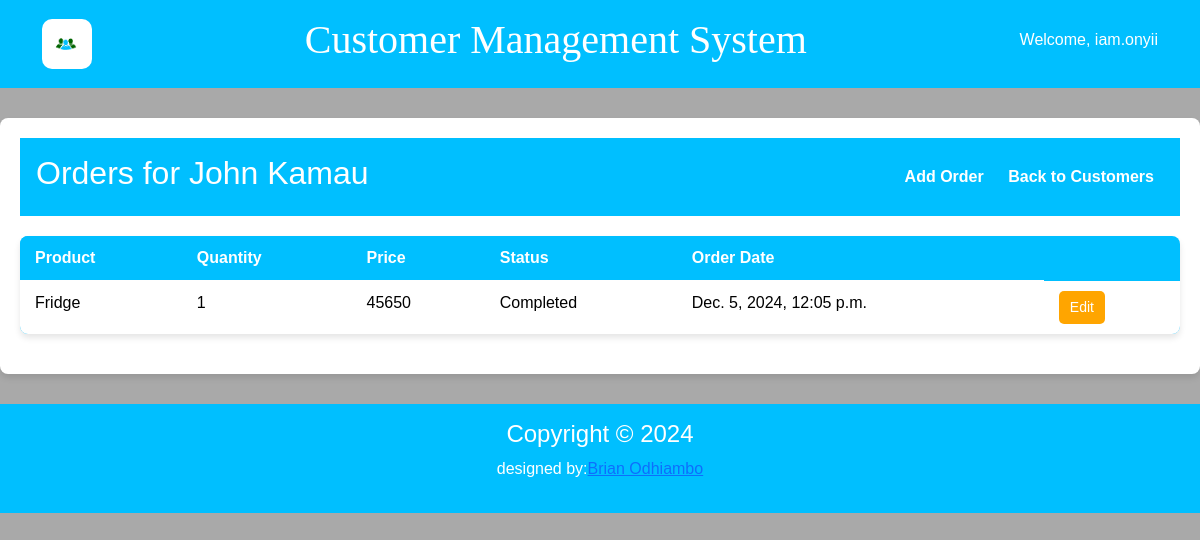
Before: /5/orders/ (signed in) with the older database file.
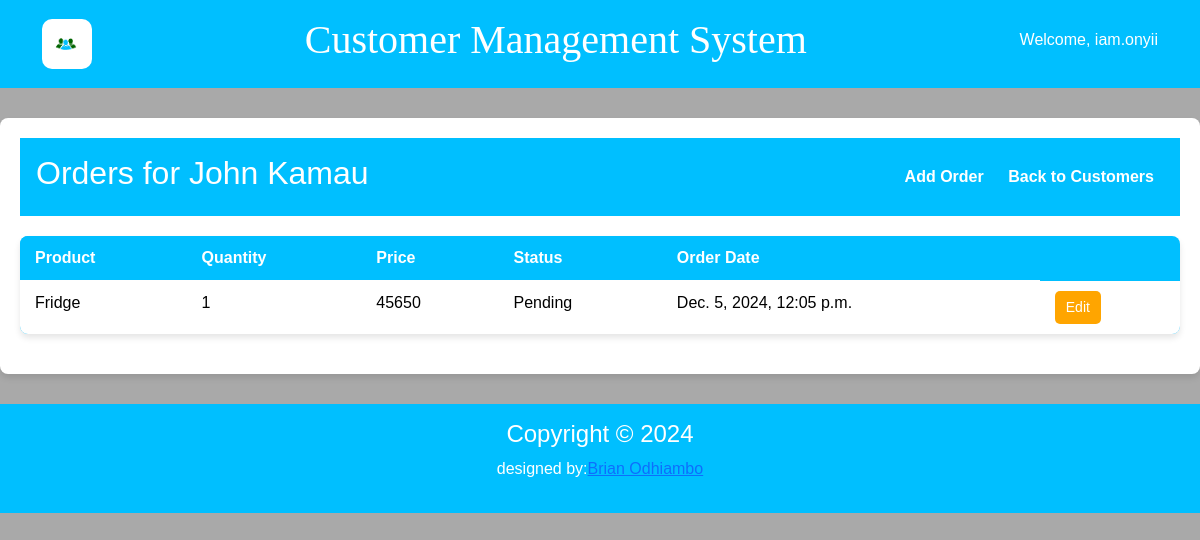
After: the same page with the newer database file.
### customer/models.py (models this page shows, shortened)
class Order(models.Model):
    STATUS_CHOICES = [
        ('Pending', 'Pending'),
        ('Processing', 'Processing'),
        ('Completed', 'Completed'),
    ]
    customer = models.ForeignKey(Customer, on_delete=models.CASCADE, related_name='orders')
    product = models.CharField(max_length=100)
    quantity = models.PositiveIntegerField(default=1)
    price = models.PositiveIntegerField(default=1)
    order_date = models.DateTimeField(auto_now_add=True)
    order_status = models.CharField(max_length=20, choices=STATUS_CHOICES, default='Pending')

### customer/views.py (the view)
# urls.py: path('<int:customer_id>/orders/', views.order_list, name='order_list'),
@login_required(login_url='login')
def order_list(request, customer_id):
    customer = get_object_or_404(Customer, id=customer_id)
    orders = customer.orders.all()
    return render(request, 'customer/order_list.html', {'customer': customer, 'orders': orders})

### customer/templates/customer/order_list.html (shortened to what this page needs)
{% extends 'customer/base.html' %}
{% block content %}
<div class="dashboard-container">
    <header class="dashboard-header">
        <h2>Orders for {{ customer.name }}</h2>
        <nav>
            <a href="{% url 'order_form' customer.id %}">Add Order</a>
            <a href="{% url 'customer_list' %}">Back to Customers</a>
        </nav>
    </header>
    <table class="table">
        <thead>
        <tr>
            <th>Product</th>
            <th>Quantity</th>
            <th>Price</th>
            <th>Status</th>
            <th>Order Date</th>
        </tr>
        </thead>
        <tbody>
        {% for order in orders %}
        <tr>
            <td>{{ order.product }}</td>
            <td>{{ order.quantity }}</td>
            <td>{{ order.price }}</td>
            <td>{{ order.order_status }}</td>
            <td>{{ order.order_date }}</td>
            <td>
                <a class="btn update-btn" href="{% url 'edit_order' order.id %}">Edit</a>
            </td>
        </tr>
        {% empty %}
        <tr>
            <td colspan="4">No orders found.</td>
        </tr>
        {% endfor %}
        </tbody>
    </table>
    {% endblock %}

Changed rows visible on the page:
changed Order "Fridge": order_status "Completed" → "Pending"
